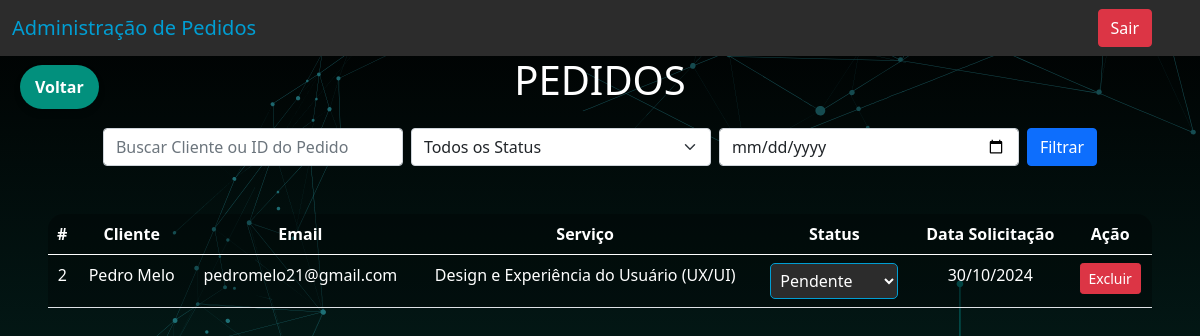
The page /select2.php (signed in) on the database its author committed.
### tables this page shows
CREATE TABLE `pedidos` (
  `id` int(11) NOT NULL,
  `cliente_id` int(11) NOT NULL,
  `servico` varchar(255) NOT NULL,
  `status` varchar(50) DEFAULT 'Pendente',
  `data_solicitacao` timestamp NOT NULL DEFAULT current_timestamp()
);

CREATE TABLE `usuarios` (
  `id` int(11) NOT NULL,
  `nivel` varchar(250) NOT NULL DEFAULT 'cliente',
  `nome` varchar(250) NOT NULL,
  `cpf` varchar(250) NOT NULL,
  `email` varchar(250) NOT NULL,
  `numero` varchar(250) NOT NULL,
  `senha` varchar(250) NOT NULL
);

### select2.php (the view, shortened to what this page needs)
<?php
include_once("./conexao.php");
$searchQuery = "SELECT pedidos.id, pedidos.servico, pedidos.status, pedidos.data_solicitacao,
                       usuarios.nome as cliente, usuarios.email as cliente_email
                FROM pedidos
                JOIN usuarios ON pedidos.cliente_id = usuarios.id";
$searchQuery .= " ORDER BY pedidos.id ASC";
$result = $conexao->query($searchQuery);
?>
<!DOCTYPE html>
<html lang="pt-br">
<head>
    <link href="https://cdn.jsdelivr.net/npm/bootstrap@5.0.2/dist/css/bootstrap.min.css" rel="stylesheet">
</head>
<body>
    <nav class="navbar navbar-expand-lg" style="background-color: #2c2c2c;">
        <div class="container-fluid">
            <a class="navbar-brand" href="select2.php" style="color: #009ed3;">Administração de Pedidos</a>
        </div>
        <div class="d-flex">
            <a href="sair.php" class="btn btn-danger me-5">Sair</a>
        </div>
    </nav>
    <a href="./select.php" class="btn-voltar">
        <i class='bx bx-left-arrow-alt'></i> Voltar
    </a>
    <h1>PEDIDOS</h1>
    <form method="GET" action="select2.php" class="d-flex justify-content-center mt-4 mb-4">
        <input type="text" name="search_cliente" class="form-control w-25 me-2" placeholder="Buscar Cliente ou ID do Pedido" value="<?php echo isset($_GET['search_cliente']) ? $_GET['search_cliente'] : ''; ?>">
        <select name="status" class="form-select w-25 me-2">
            <option>Todos os Status</option>
        </select>
        <input type="date" name="data" class="form-control w-25 me-2" value="<?php echo isset($_GET['data']) ? $_GET['data'] : ''; ?>">
        <button type="submit" class="btn btn-primary">Filtrar</button>
    </form>
    <div class="m-5">
        <table class="table text-white table-bg">
            <thead>
                <tr>
                    <th scope="col">#</th>
                    <th scope="col">Cliente</th>
                    <th scope="col">Email</th>
                    <th scope="col">Serviço</th>
                    <th scope="col">Status</th>
                    <th scope="col">Data Solicitação</th>
                    <th scope="col">Ação</th>
                </tr>
            </thead>
            <tbody>
                <?php
                while ($pedido_data = mysqli_fetch_assoc($result)) {
                    echo "<tr data-id='".$pedido_data['id']."'>";
                    echo "<td>".$pedido_data['id']."</td>";
                    echo "<td>".$pedido_data['cliente']."</td>";
                    echo "<td>".$pedido_data['cliente_email']."</td>";
                    echo "<td>".$pedido_data['servico']."</td>";
                    echo "<td>";
                    echo "<select class='status-dropdown' onchange=\"updateStatus(".$pedido_data['id'].", this.value)\">";
                    echo "<option value='Pendente' ".($pedido_data['status'] == 'Pendente' ? "selected" : "").">Pendente</option>";
                    echo "</select>";
                    echo "</td>";
                    echo "<td>".date("d/m/Y", strtotime($pedido_data['data_solicitacao']))."</td>";
                    echo "<td>
                        <button class='btn btn-sm btn-danger' onclick='deleteOrder(".$pedido_data['id'].")'>
                            Excluir
                        </button>
                        </td>";
                    echo "</tr>";
                }
                ?>
            </tbody>
        </table>
    </div>
</body>
</html>

### select2.php (style rules this page uses)
body { background-image: url(./img/fundo.png); color: white; text-align: center; }
.table-bg { background: rgba(0, 0, 0, 0.3); border-radius: 15px 15px 0 0; }
.status-dropdown { background-color: #2c2c2c; color: white; border: 1px solid #009ed3; border-radius: 5px; padding: 5px; }
.status-dropdown option { background-color: #2c2c2c; color: white; }
.btn-voltar { position: absolute; top: 65px; left: 20px; display: flex; align-items: center; background: #02907d; color: #fff; text-decoration: none; padding: 10px 15px; border-radius: 30px; font-size: 16px; font-weight: 600; box-shadow: 0 4px 6px rgba(0, 0, 0, 0.2); transition: background 0.3s, transform 0.2s; }

### rows shown on the page
pedidos: id "2", cliente.nome "Pedro Melo", cliente.email "pedromelo21@gmail.com", servico "Design e Experiência do Usuário (UX/UI)", status+id "Pendente", data_solicitacao "30/10/2024"
